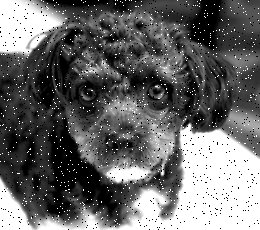
#> input picture bildverarbeitung/beleg2/karl-salt-and-pepper.jpg, 260 x 230 px
$ jupyter execute ue_2_notebook.ipynb   (older library calls are emulated)
#> lines starting #> are read from the running program, lines starting #| are printed output that depends on the picture
# Bildverarbeitung Belegarbeit 2

Willkommen zu dieser praktischen Übung zur Bildverarbeitung! In diesem Notebook werden wir uns mit fundamentalen Techniken zur Bildfilterung, Segmentierung und Merkmalsextraktion beschäftigen.

Das Ziel bleibt dasselbe: Wir werden diese Methoden **von Grund auf implementieren**, um ein tiefes Verständnis für die zugrunde liegenden Algorithmen und Operationen zu entwickeln, anstatt nur fertige Bibliotheksfunktionen zu verwenden.

Wir werden uns durch eine typische Pipeline der Bildanalyse arbeiten:

1.  **Filter-Operatoren**: Wir beginnen mit der Rauschunterdrückung und Bildverbesserung. Sie werden zwei essenzielle Filter implementieren:
    * Den **Median-Filter** als robusten, nicht-linearen Ansatz zur Entfernung von Ausreißern (z.B. Salz-und-Pfeffer-Rauschen).
    * Die **2D-Faltung (conv2d)** als Basis für lineare Filter (z.B. Glättung oder Kantenhervorhebung durch eigene Filterkerne).

2.  **Automatische Schwellenwertfindung (Thresholding)**: Um Bilder in Vorder- und Hintergrund zu trennen (Binarisierung), implementieren wir zwei klassische automatische Verfahren:
    * Einen **iterativen Algorithmus**, der den Schwellenwert schrittweise verfeinert, bis er konvergiert.
    * Die **Methode von Otsu**, ein statistischer Ansatz, der die Varianz zwischen den Klassen maximiert.

3.  **Morphologische Operatoren**: Aufbauend auf den binarisierten Bildern, werden wir die **Öffnung (Opening)** implementieren. Sie lernen, wie diese Operation (eine Kombination aus Erosion und Dilatation) genutzt wird, um Rauschen zu entfernen und die Konturen von Objekten zu glätten.

4.  **Hough-Transformation**: Zum Abschluss widmen wir uns der Merkmalsextraktion. Wir implementieren die Hough-Transformation, eine leistungsstarke Technik, um geometrische Formen – in unserem Fall **Linien** – in einem Bild zu detektieren, selbst wenn diese lückenhaft oder verrauscht sind.

[cell 1]
import numpy as np
import matplotlib.pyplot as plt
from PIL import Image

## Teil 1: Filter-Operatoren zur Rauschunterdrückung

In der realen Welt sind Bilder selten perfekt. Sie enthalten oft Rauschen, das durch den Aufnahmesensor, die Datenübertragung oder andere Störungen entsteht. Das Ziel der Bildfilterung ist es, dieses Rauschen zu unterdrücken und gleichzeitig wichtige Bildstrukturen (wie Kanten) so gut wie möglich zu erhalten.

In dieser ersten Aufgabe werden wir unsere Filter auf ein Bild anwenden, das mit **Salz-und-Pfeffer-Rauschen** (Salt-and-Pepper-Noise) versehen ist. Diese Rauschart zeichnet sich durch einzelne, zufällig verteilte Pixel aus, die entweder den maximalen (weiß, "Salz") oder den minimalen (schwarz, "Pfeffer") Helligkeitswert annehmen.

Wir werden zwei fundamentale Filtertypen von Grund auf implementieren, um dieses Rauschen zu bekämpfen: einen linearen und einen nicht-linearen Ansatz.

### Der 3x3 Box-Filter (Lineare Faltung)

Der **3x3 Box-Filter** (auch Mittelwertfilter genannt) ist ein klassischer linearer Glättungsfilter. Er ersetzt den Wert jedes Pixels durch den **Durchschnittswert** aller Pixel in seiner 3x3-Nachbarschaft (also das zentrale Pixel und seine 8 Nachbarn).

Dieser Vorgang wird formal durch eine Operation namens **Faltung (Convolution)** beschrieben. In vielen Implementierungen (und in unserer Übung) wird dabei die **Cross-Korrelation** berechnet, bei der der Filterkern (Kernel) *nicht* gespiegelt wird.

Für ein Ausgabebild $G$, ein Eingabebild $I$ und einen 3x3-Kern $K$ ist die Operation für ein Pixel an der Koordinate $(i, j)$ definiert als:

$$G(i, j) = \sum_{u=-1}^{1} \sum_{v=-1}^{1} K(u, v) \cdot I(i+u, j+v)$$

Für unseren 3x3 Box-Filter ist der Kern $K$ eine Matrix, bei der jedes Element den Wert $\frac{1}{9}$ hat (da alle 9 Pixel gleich gewichtet werden und die Summe 1 ergeben muss):

$$K_{\text{Box}} = \frac{1}{9} \begin{pmatrix} 1 & 1 & 1 \\ 1 & 1 & 1 \\ 1 & 1 & 1 \end{pmatrix}$$

### Der 3x3 Median-Filter (Nicht-linearer Filter)

Der **3x3 Median-Filter** ist ein fundamental anderer, nicht-linearer Ansatz. Statt eines gewichteten Durchschnitts berechnet er den **Median** aller 9 Pixelwerte in der 3x3-Nachbarschaft.

Dazu werden die 9 Pixelwerte der Nachbarschaft (inklusive des zentralen Pixels) gesammelt, der Größe nach **sortiert**, und der Wert, der genau in der Mitte dieser sortierten Liste steht (d.h. der 5. Wert), wird als neuer Pixelwert für die zentrale Position $(i, j)$ übernommen.

Dieser Ansatz macht den Median-Filter extrem **robust gegenüber Ausreißern**. Einzelne Salz- oder Pfeffer-Pixel sind Extremwerte und landen am Anfang oder Ende der sortierten Liste, beeinflussen den Median aber kaum.

---

Ihre Aufgabe ist es nun, beide Filter zu implementieren und ihre Wirkung auf das verrauschte Testbild zu vergleichen. Achten Sie darauf, wie effektiv jeder Filter das Rauschen entfernt und welche Nebeneffekte (z.B. Weichzeichnung, Kantenerhaltung) dabei auftreten.

[cell 2]
salt_and_pepper = Image.open("karl-salt-and-pepper.jpg")
#> salt_and_pepper is the input picture: PIL image 260x230 L; min 0, max 255, mean 104.5
salt_and_pepper_array = np.array(salt_and_pepper)

[cell 3]
def apply_conv2d_box(img: np.ndarray) -> np.ndarray:
    """Apply a 3x3 convolution filter to the image.

    Hint:
        - Use the padded image to handle border pixels properly.
        - For each pixel, consider the pixel itself and its 8 neighbors.

    Args:
        img (np.ndarray): Input image as a 2D numpy array.

    Returns:
        np.ndarray: Filtered image as a 2D numpy array.
    """
    kernel = np.array([[1, 1, 1],
                       [1, 1, 1],
                       [1, 1, 1]]) / 9.0

    padded_img = np.pad(img, pad_width=1, mode='edge')
    filtered_img = np.zeros_like(img)

    height, width = img.shape
    for i in range(height):
        for j in range(width):
            neighborhood = padded_img[i:i+3, j:j+3].astype(np.float64)
            filtered_img[i, j] = np.clip(np.sum(neighborhood * kernel), 0, 255)

    return filtered_img

def apply_median_filter(img: np.ndarray) -> np.ndarray:
    """Apply a 3x3 median filter to the image.

    Hint:
        - Use the padded image to handle border pixels properly.
        - For each pixel, consider the pixel itself and its 8 neighbors.
        - Compute the median of these 9 values (np.median) and assign it to the pixel in the output image.

    Args:
        img (np.ndarray): Input image as a 2D numpy array.

    Returns:
        np.ndarray: Filtered image as a 2D numpy array.
    """
    padded_img = np.pad(img, pad_width=1, mode='edge')
    filtered_img = np.zeros_like(img)
    kernel_range = range(-1, 2)

    height, width = img.shape
    for i in range(height):
        for j in range(width):
            neighborhood = []
            for u in kernel_range:
                for v in kernel_range:
                    neighborhood.append(padded_img[i+1+u, j+1+v])
            filtered_img[i, j] = np.median(neighborhood)

    return filtered_img

[cell 4]
convolved_image = apply_conv2d_box(salt_and_pepper_array)
#> in apply_conv2d_box, `padded_img = np.pad(img, pad_width=1, mode='edge')`:
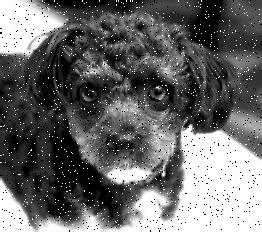
#> padded_img: shape (232, 262); min 0, max 255, mean 105.2
#> after the loop in apply_conv2d_box, `for i in range(height):`:
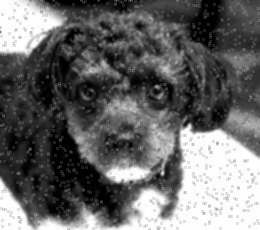
#> filtered_img: shape (230, 260); min 0, max 255, mean 104.1
median_filtered_image = apply_median_filter(salt_and_pepper_array)
#> after the loop in apply_median_filter, `for i in range(height):`:
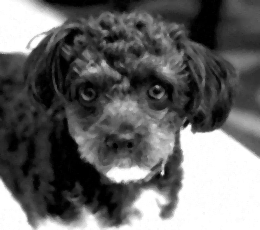
#> filtered_img: shape (230, 260); min 0, max 255, mean 103.4

fig, ax = plt.subplots(1, 3, figsize=(18, 6))
ax[0].imshow(salt_and_pepper_array, cmap='gray')
ax[0].set_title('Original Salt and Pepper Image')
ax[1].imshow(convolved_image, cmap='gray')
ax[1].set_title('Convolved Image (Box Filter)')
ax[2].imshow(median_filtered_image, cmap='gray')
ax[2].set_title('Median Filtered Image')
plt.show()
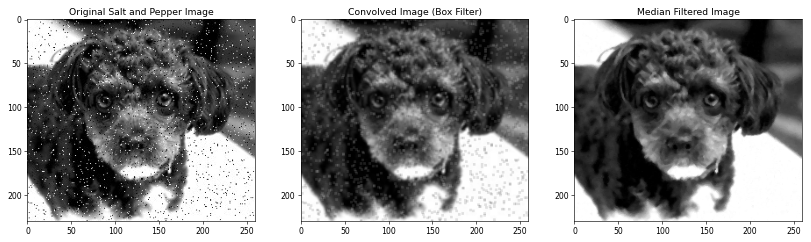
#> figure drawn by matplotlib, 3 panels

## Teilaufgabe 2: Automatische Schwellenwertfindung (Thresholding)

Nachdem wir im ersten Schritt das Rauschen im Bild reduziert haben, ist der nächste typische Schritt der Bildanalyse die **Segmentierung**. Das Ziel ist es, das Bild in sinnvolle Bereiche zu unterteilen. Die grundlegendste Form der Segmentierung ist die **Binarisierung**: Wir teilen das Bild in genau zwei Klassen auf: **Vordergrund** (Objekte von Interesse) und **Hintergrund**.

Dies geschieht durch Anwenden eines **Schwellenwerts (Thresholds)** $T$. Jedes Pixel $I(i, j)$ wird überprüft:
* Ist $I(i, j) > T$, wird es dem Vordergrund (z.B. Weiß, Wert 255) zugeordnet.
* Ist $I(i, j) \leq T$, wird es dem Hintergrund (z.B. Schwarz, Wert 0) zugeordnet.

Die zentrale Herausforderung ist: Wie findet man den **optimalen Schwellenwert** $T$ automatisch? Ein manuell gewählter Wert funktioniert vielleicht für ein Bild, aber scheitert bei unterschiedlichen Lichtverhältnissen.

In dieser Aufgabe werden wir zwei fundamentale Algorithmen implementieren, um $T$ automatisch aus den Bilddaten (dem Histogramm) abzuleiten.

### Vorbereitung: Das Histogramm

Beide Methoden basieren nicht auf dem Bild selbst, sondern auf dessen **Histogramm**. Das Histogramm $h(g)$ zählt, wie oft jeder Grauwert $g$ (von 0 bis 255) im Bild vorkommt. Bevor Sie die Algorithmen implementieren, werden Sie eine Funktion zur Berechnung des Histogramms eines Bildes erstellen.

### 1. Der iterative Algorithmus

Dieser Ansatz ist ein intuitives, schrittweises Verfahren, um sich einem stabilen Schwellenwert anzunähern.

Der Algorithmus funktioniert (vereinfacht) wie folgt:
1.  **Starte** mit einer ersten Schätzung für $T$ (z.B. dem mittleren Grauwert des gesamten Bildes).
2.  **Segmentiere** das Bild mit diesem $T$ in zwei Gruppen: $G_1$ (Pixel $\leq T$) und $G_2$ (Pixel $> T$).
3.  **Berechne** den mittleren Grauwert $\mu_1$ von $G_1$ und den mittleren Grauwert $\mu_2$ von $G_2$.
4.  **Setze** einen neuen Schwellenwert $T_{\text{neu}} = \frac{\mu_1 + \mu_2}{2}$.
5.  **Wiederhole** die Schritte 2-4, bis sich $T$ nicht mehr oder nur noch minimal ändert (Konvergenz).

### 2. Die Methode von Otsu

Die **Methode von Otsu** ist ein "intelligenterer" und sehr weit verbreiteter statistischer Ansatz. Otsus Methode analysiert das **Histogramm**, um die **optimale Trennung** zwischen Vorder- und Hintergrund zu finden.

Die Kernidee ist: Der Algorithmus testet jeden möglichen Grauwert $T$ (von 0 bis 255) als potenziellen Schwellenwert. Um dies effizient zu tun, nutzt der Algorithmus **kumulative Summen** (oft als kumulatives Histogramm bezeichnet), die Sie ebenfalls berechnen werden:

1.  **Normalisiertes Histogramm (Wahrscheinlichkeiten)** $p(g)$: Der Anteil jedes Grauwerts an der Gesamtpixelzahl.
2.  **Kumulative Summe (Anteil)** $w(T) = \sum_{g=0}^{T} p(g)$: Der prozentuale Anteil der Pixel, die zur Klasse 1 (Hintergrund) gehören, wenn bei $T$ getrennt wird.
3.  **Kumulative Summe (Mittelwerte)** $\mu(T) = \sum_{g=0}^{T} g \cdot p(g)$: Die Summe der Grauwerte (gewichtet mit ihrer Wahrscheinlichkeit) bis zum Schwellenwert $T$.

Mit diesen Hilfsgrößen testet der Algorithmus jeden Schwellenwert $T$ und berechnet die **Inter-Klassen-Varianz** $\sigma^2_b(T)$ (also den "Abstand" zwischen den beiden Klassen). Die Formel vereinfacht sich durch die kumulativen Summen drastisch:

$$\sigma^2_b(T) = \frac{[\mu_{\text{total}} \cdot w(T) - \mu(T)]^2}{w(T) \cdot (1 - w(T))}$$

* $\mu_{\text{total}}$ ist der mittlere Grauwert des gesamten Bildes.
* $w(T)$ ist der Pixelanteil der Hintergrundklasse (aus der kumulativen Summe 2).
* $\mu(T)$ ist der gewichtete Mittelwert der Hintergrundklasse (aus der kumulativen Summe 3).

Das Ziel ist, denjenigen Schwellenwert $T$ zu finden, der diesen Wert $\sigma^2_b(T)$ **maximiert**. Dieser $T$ gilt als der beste Schwellenwert, um Vorder- und Hintergrund statistisch zu trennen.

---

Ihre Aufgabe ist es, zunächst das Histogramm und die kumulativen Summen zu berechnen und anschließend beide Thresholding-Methoden zu implementieren. Vergleichen Sie die Ergebnisse der beiden Verfahren.

[cell 5]
sudoku = Image.open("sudoku.png").convert("L").resize((512, 512))
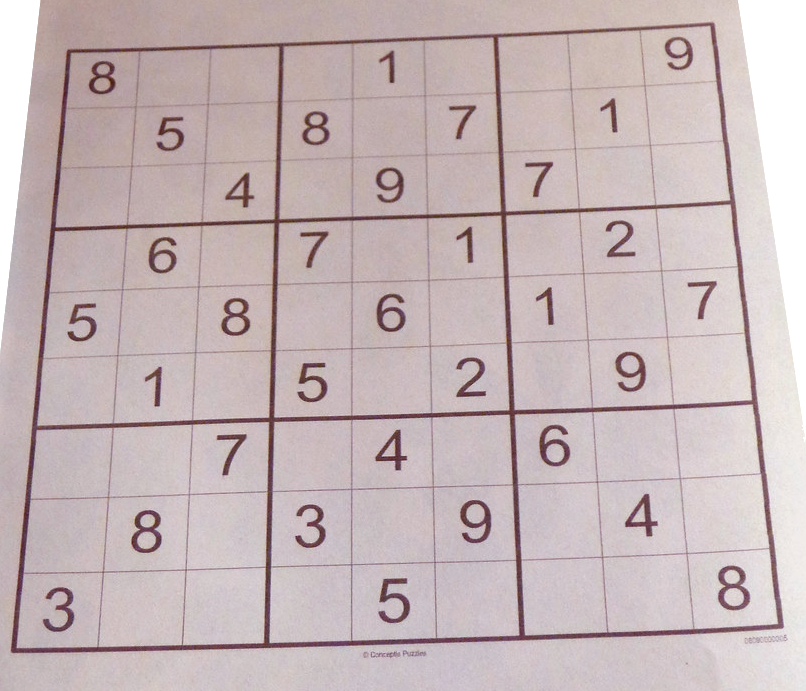
#> input picture bildverarbeitung/beleg2/sudoku.png, 806 x 691 px
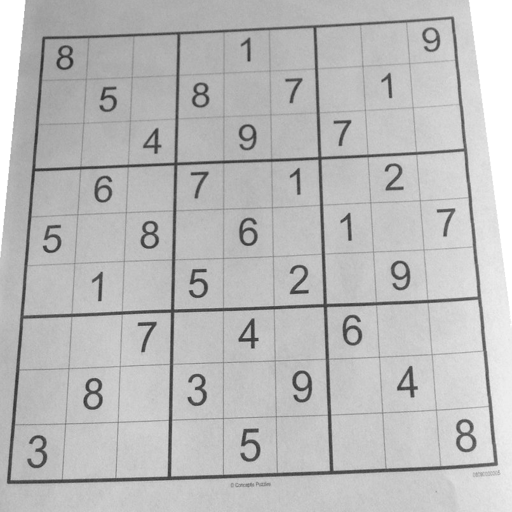
#> sudoku: PIL image 512x512 L; min 41, max 255, mean 187
sudoku_array = np.array(sudoku)
sudoku

[cell 6]
from numpy import histogram


def calculate_histogram(img_array: np.ndarray, is_normalized: bool = False) -> np.ndarray:
    """Calculate histogram of the image array.

    Hints:
        - Use img_array.flatten() to iterate over all pixel values in a flattened manner.

    Args:
        img_array (np.ndarray): Input image array.
        is_normalized (bool): Whether to return normalized histogram.
    """
    hist = np.zeros(256, dtype=int)

    for pixel in img_array.flatten():
        hist[pixel] += 1

    if is_normalized:
        return hist.astype(float) / hist.sum()

    return hist

def calculate_cumulative_histogram(histogram: np.ndarray) -> np.ndarray:
    """Calculate cumulative histogram from histogram.

    Hints:
        - Initialize cumulative histogram with zeros using np.zeros_like.
        - Use a for loop to accumulate histogram values.
        - cumulative[i] = cumulative[i - 1] + histogram[i]
        - The first value is simply cumulative[0] = histogram[0]

    Args:
        histogram (np.ndarray): Input histogram.

    Returns:
        np.ndarray: Cumulative histogram.

    """
    cumulative = np.zeros_like(histogram)

    cumulative[0] = histogram[0]
    for i in range(1, len(histogram)):
        cumulative[i] = cumulative[i-1] + histogram[i]

    return cumulative

def find_threshold_iterative(cumulative_histogram: np.ndarray, max_iterations=20) -> int:
    """Iteratively find optimal threshold for image segmentation.

    Hints:
        - Start with an initial threshold T as the mean of the cumulative histogram (np.mean).
        - In each iteration, segment the histogram into two groups based on the current threshold T.
        - Calculate the means of both groups (mu1 and mu2).
        - Update the threshold T_new as the average of mu1 and mu2.
        - Check for convergence: if the change in threshold is less than a small value (e.g., 0.5), break the loop.
        - Return the final threshold scaled to the range [0, 255].

    Args:
        histogram (np.ndarray): Histogram of the image.
        max_iterations (int): Maximum number of iterations to perform.

    Returns:
        int: Optimal threshold value.
    """
    normalized_hist = np.zeros(256)
    normalized_hist[0] = cumulative_histogram[0]
    for i in range(1, 256):
        normalized_hist[i] = cumulative_histogram[i] - cumulative_histogram[i-1]

    gray_values = np.arange(256)

    T = int(np.mean(cumulative_histogram) * 255)

    for _ in range(max_iterations):
        w1 = cumulative_histogram[T]
        w2 = 1.0 - w1

        if w1 > 0:
            mu1 = np.sum(gray_values[:T+1] * normalized_hist[:T+1]) / w1
        else:
            mu1 = 0.0

        if w2 > 0:
            mu2 = np.sum(gray_values[T+1:] * normalized_hist[T+1:]) / w2
        else:
            mu2 = 255.0

        T_new = int((mu1 + mu2) / 2)

        if abs(T_new - T) < 0.5:
            break
        T = T_new

    return T


def find_threshold_by_otsu(normalized_histogram: np.ndarray, cumulative_histogram: np.ndarray) -> int:
    """Find optimal threshold using Otsu's method.

    Hints:
        - Initialize an array to hold variance values for each threshold.
        - Loop through all possible threshold values (0 to 255).
        - For each threshold T, calculate the probabilities P_0 and P_1, taking into account the cumulative histogram.
        - Calculate the means mu_0 and mu_1 for the two classes.
        - Compute the between-class variance using the formula: variance = P_0 * P_1 * (mu_0 - mu_1) ** 2
        - Store the variance for each threshold.
        - Return the threshold that maximizes the between-class variance (np.argmax).

    Args:
        normalized_histogram (np.ndarray): Normalized histogram of the image.
        cumulative_histogram (np.ndarray): Cumulative histogram of the image.

    Returns:
        int: Optimal threshold value.

    """
    variances = np.zeros(256)
    gray_values = np.arange(256)

    weighted_cumulative = np.zeros(256)
    weighted_cumulative[0] = 0 * normalized_histogram[0]
    for i in range(1, 256):
        weighted_cumulative[i] = weighted_cumulative[i-1] + i * normalized_histogram[i]

    mu_total = weighted_cumulative[-1]

    for T in range(256):
        P_0 = cumulative_histogram[T]
        P_1 = 1.0 - P_0

        if P_0 == 0 or P_1 == 0:
            continue

        mu_0 = weighted_cumulative[T] / P_0
        mu_1 = (mu_total - weighted_cumulative[T]) / P_1

        variances[T] = P_0 * P_1 * (mu_0 - mu_1) ** 2

    return int(np.argmax(variances))

[cell 7]
histogram = calculate_histogram(sudoku_array)
#> the loop in calculate_histogram, `for pixel in img_array.flatten():` made 262144 passes
#> pixel on passes 1 to 3: 255, 255, 255
#> after the loop in calculate_histogram, `for pixel in img_array.flatten():`: hist = 256 values, max 10045 at index 255, min 0 at index 0, mean 1024
#> histogram has the same summary as hist in calculate_histogram
cumulative_histogram = calculate_cumulative_histogram(histogram)
#> after the loop in calculate_cumulative_histogram, `for i in range(1, len(histogram)):`: cumulative = 256 values from 0 to 262144
#> cumulative_histogram = 256 values from 0 to 262144

fig, ax = plt.subplots(1, 3, figsize=(15, 5))

ax[0].imshow(sudoku_array, cmap='gray')
ax[0].set_title('Sudoku Image')
ax[0].axis('off')

ax[1].bar(range(256), histogram, width=1.0, color='blue', alpha=0.7)
ax[1].set_xlabel('Gray Value')
ax[1].set_ylabel('Frequency')
ax[1].set_title('Histogram of Sudoku Image')
ax[1].set_xlim(0, 255)

ax[2].bar(range(256), cumulative_histogram, width=1.0, color='green', alpha=0.7)
ax[2].set_xlabel('Gray Value')
ax[2].set_ylabel('Cumulative Frequency')
ax[2].set_title('Cumulative Histogram of Sudoku Image')
ax[2].set_xlim(0, 255)

plt.tight_layout()
plt.show()
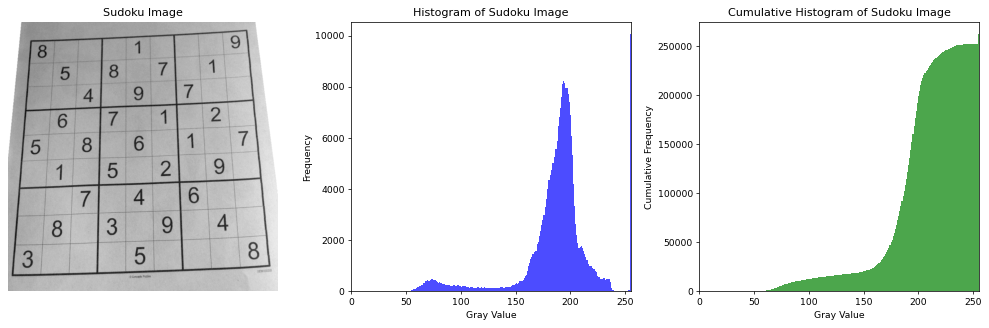
#> figure drawn by matplotlib, 3 panels; panel 2: tallest bar 10045 high, from x = 254.5 to 255.5; panel 3: tallest bar 262144 high, from x = 254.5 to 255.5

[cell 8]
normalized_histogram = calculate_histogram(sudoku_array, is_normalized=True)
#> (the rest of the program and of its run is left out)
